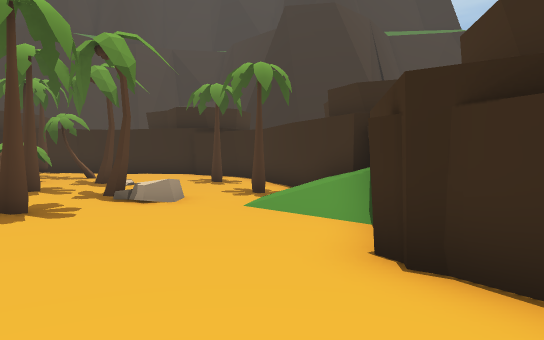
View 1 (above)

21 first-person views from a walk through a 3-D level made in the Unity game engine. The camera is 1.5 m above the floor, tilts 2° down and sees 75° across. The floor is counted in squares, 2 m on a side. Each view is taken from the middle of a square. On the plan, view 1 faces up. The plan holds only what a view shows up to about 11 squares ahead; the rest is blank. The place goes on beyond the plan. The player is left out.

View 2
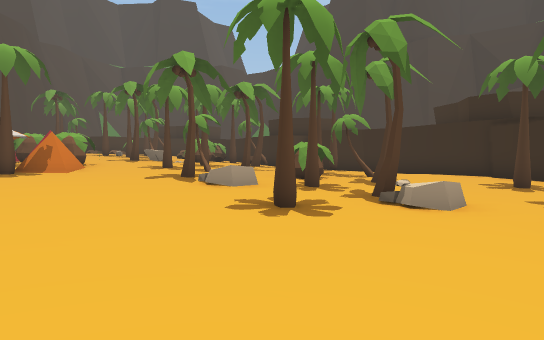

View 3
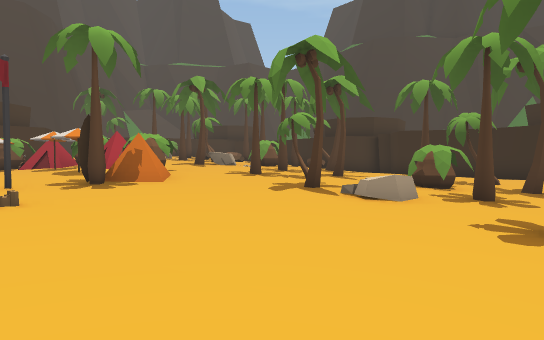

View 4
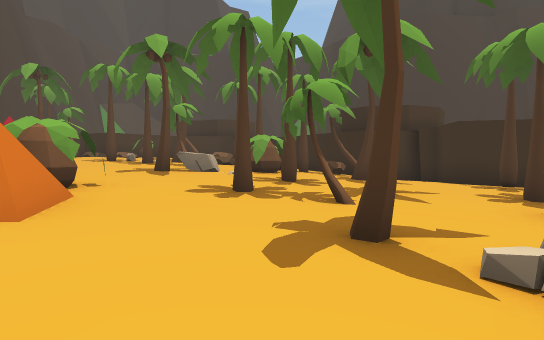

View 5
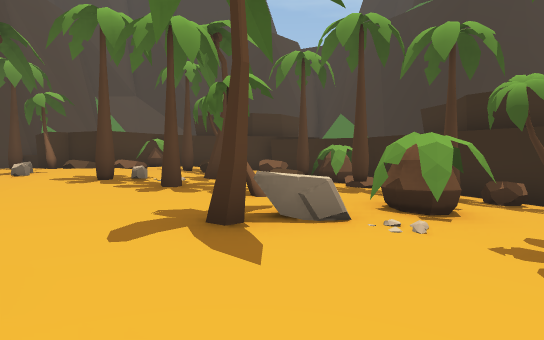

View 6
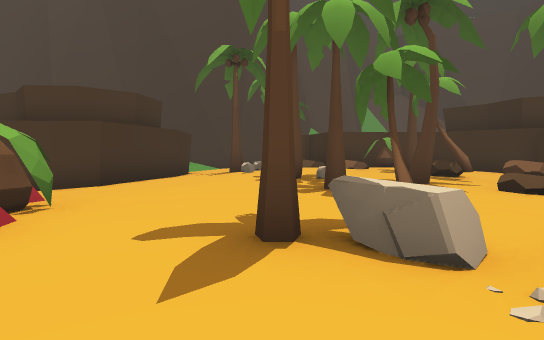

View 7
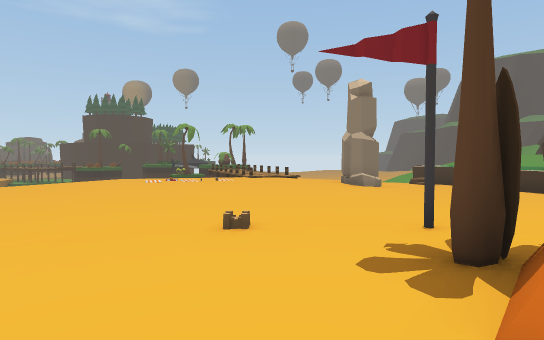

View 8
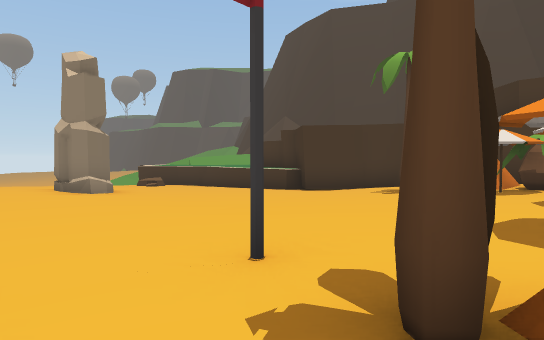

View 9
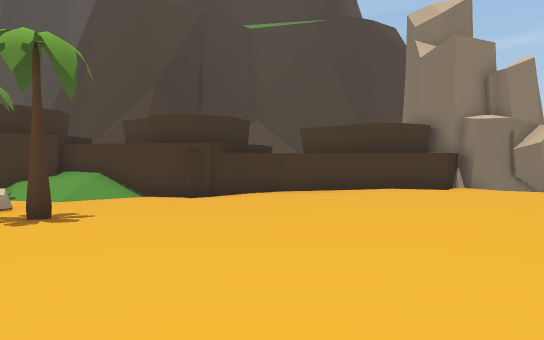

View 10
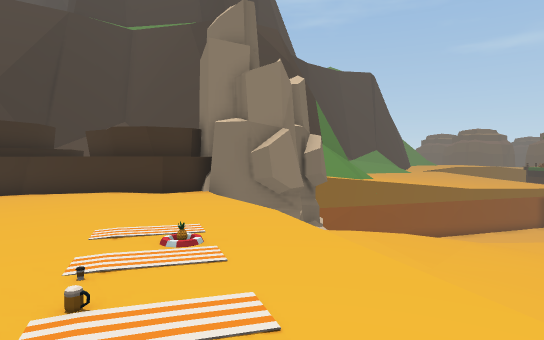

View 11
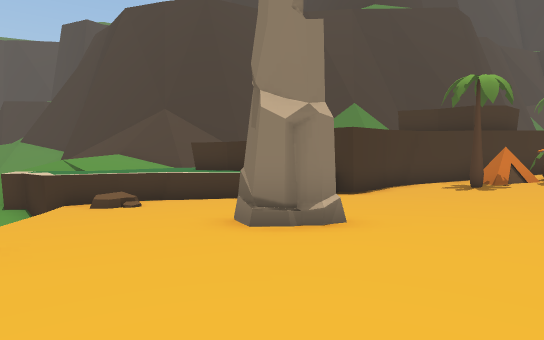

View 12
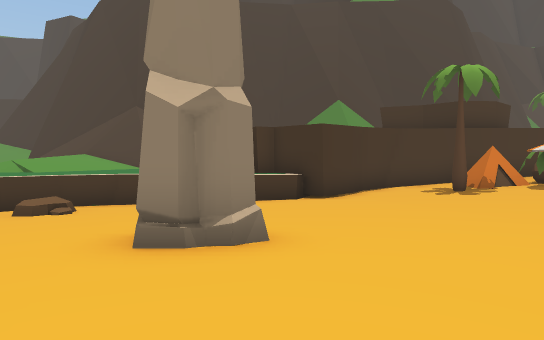

View 13
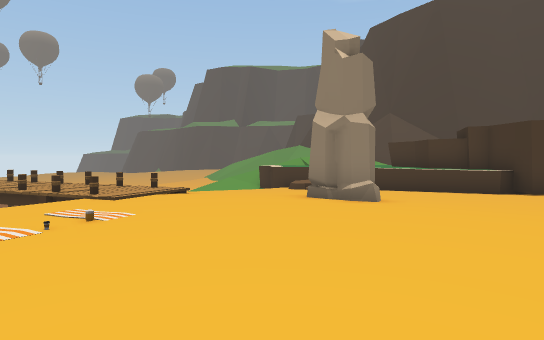

View 14
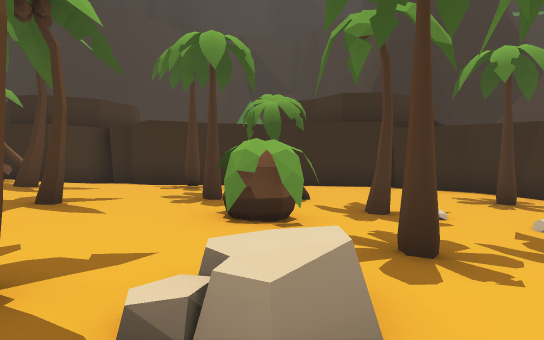

View 15
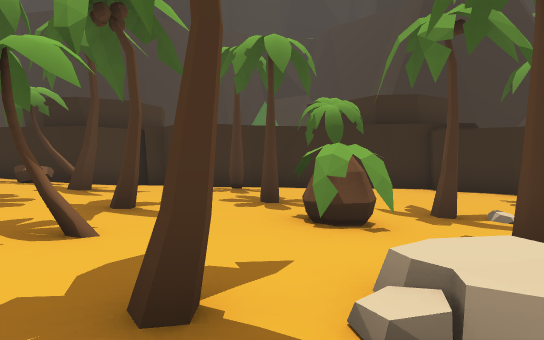

View 16
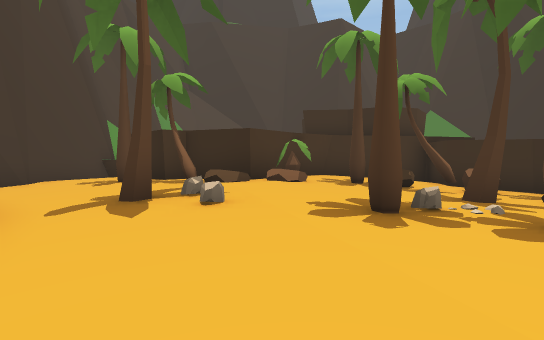

View 17
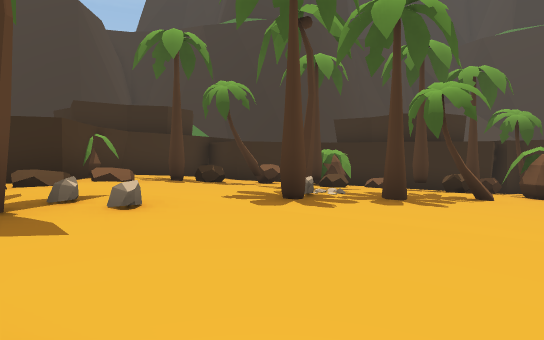

View 18
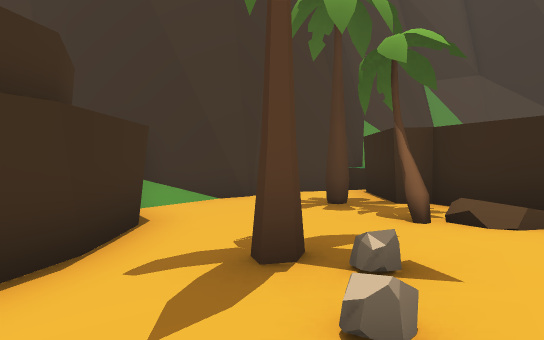

View 19
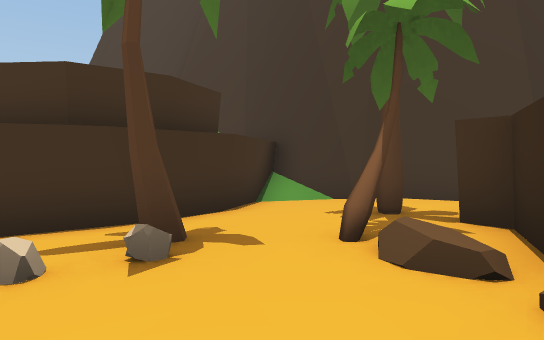

View 20
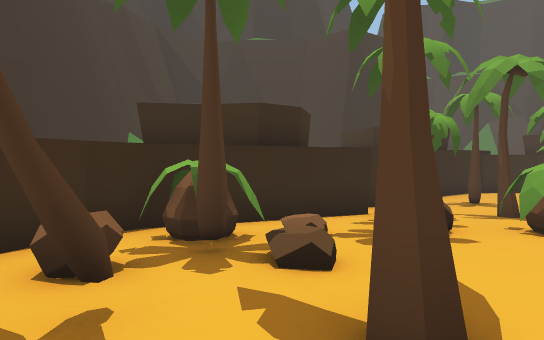

View 21
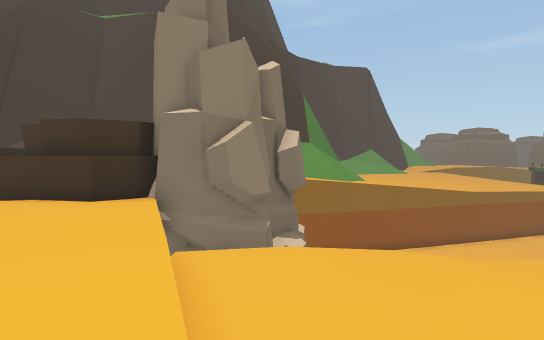

### Floor plan
Key: @ floor where view 1 was taken; # wall or solid block; . main floor; : floor 0.25 m higher than the main floor; - floor 0.25 m lower than the main floor; + floor 0.5 m higher than the main floor; _ floor 0.5 m lower than the main floor; * floor 0.75 m higher than the main floor; < floor 0.75 m lower than the main floor; % floor 1 m higher than the main floor; & floor 1.25 m higher than the main floor; / step, stairs or slope; = window, fence, low wall or low ledge; ^ raised ledge; v drop or lower ground; T palm tree; F flag; O other object.
Columns run from 26 left of view 1 to 4 right of it. Each row starts with its distance up from view 1.
 14        #################
 13      ####TT ###/.#..---####
 12     ## %OTT*+TT/..T..----_#
 11     #TTT%*OTOT:T.....---T_##
 10     TTT%%T%**TT:...TT--____#
  9    ###&%%%%%*T+/:T..T-T___<##
  8 ####T=&&%%TTOO+T:...T-____T/#
  7 #&&TT&O&T%%%T+++TT..-T_TO_//#
  6 ##%%%T%/%%%%*+++:..TO-_/O<//#
  5  #/%%%%///%%*/T+/.../-_T_<</#
  4  #*####*///TTOTTO...--___<<<#
  3  ###  ##/+OTTOOOT...--___<<##
  2        #+TO+:+:/T...--____<<#
  1        #OTO///:F....---____<#
  0        #/T.///.......---__@_#
 -1        #/.///..........---__#
 -2        #-/-.............----#
 -3        ##----............--##
 -4         ##----/...........-##
 -5         #^_---/.::::::....-_#
 -6         ^^__--O/::::.....vvv#
 -7          ^__-/...:....vvvvvv#
 -8          ^__--.... .vvvvvvvv###
 -9        ^^^</_--.= v  vvvvvvv  v
-10        ^^=<O__v  ==v vvvvvvv
-11        ^^#=vv    v:v  vvvvvvv
-12        ####      v:    vvvvvv
-13        ###^       =      vvvv

Where each view was taken, in squares from view 1:
view 1: 0 up, 0 right, facing up
view 2: 1 up, 0 right, facing up-left
view 3: 0 up, 3 left, facing up-left
view 4: 3 up, 6 left, facing up-left
view 5: 5 up, 11 left, facing up-left
view 6: 7 up, 11 left, facing left
view 7: 5 up, 9 left, facing down
view 8: 3 up, 9 left, facing down-left
view 9: 1 up, 9 left, facing right
view 10: 7 down, 9 left, facing right
view 11: 6 down, 7 left, facing left
view 12: 5 down, 8 left, facing left
view 13: 2 down, 6 left, facing down-left
view 14: 4 up, 6 left, facing up
view 15: 4 up, 7 left, facing up
view 16: 4 up, 16 left, facing up-left
view 17: 3 up, 18 left, facing up
view 18: 6 up, 18 left, facing left
view 19: 9 up, 19 left, facing down-left
view 20: 9 up, 19 left, facing up-right
view 21: 8 down, 7 left, facing right
